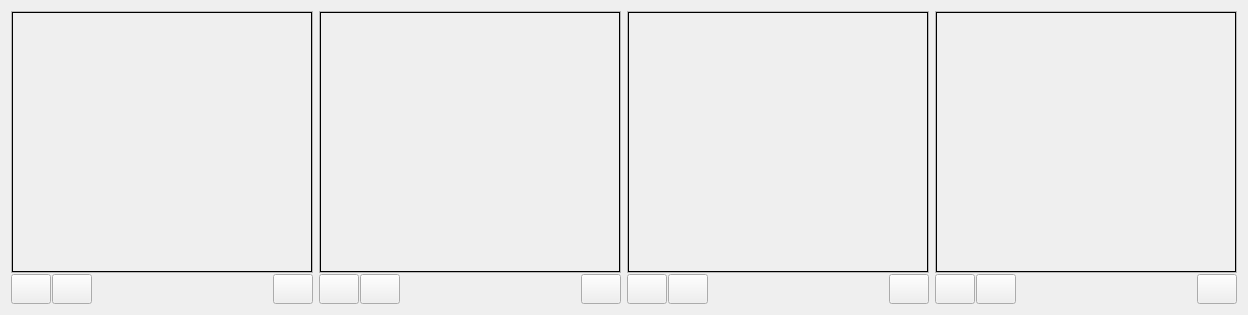
       <widget class="QFrame" name="frame">
        <layout class="QHBoxLayout" name="horizontalLayout_2">
         <item>
          <layout class="QVBoxLayout" name="display1">
           <property name="spacing">
            <number>1</number>
           </property>
           <item>
            <widget class="QFrame" name="frame_2">
             <property name="minimumSize">
              <size>
               <width>0</width>
               <height>0</height>
              </size>
             </property>
             <property name="frameShape">
              <enum>QFrame::StyledPanel</enum>
             </property>
             <property name="frameShadow">
              <enum>QFrame::Raised</enum>
             </property>
             <layout class="QHBoxLayout" name="horizontalLayout_6">
              <property name="spacing">
               <number>0</number>
              </property>
              <property name="leftMargin">
               <number>0</number>
              </property>
              <property name="topMargin">
               <number>0</number>
              </property>
              <property name="rightMargin">
               <number>0</number>
              </property>
              <property name="bottomMargin">
               <number>0</number>
              </property>
              <item>
               <widget class="QLabel" name="displayLab1">
                <property name="minimumSize">
                 <size>
                  <width>300</width>
                  <height>260</height>
                 </size>
                </property>
                <property name="maximumSize">
                 <size>
                  <width>16777215</width>
                  <height>16777215</height>
                 </size>
                </property>
                <property name="frameShape">
                 <enum>QFrame::Box</enum>
                </property>
                <property name="text">
                 <string/>
                </property>
               </widget>
              </item>
             </layout>
            </widget>
           </item>
           <item>
            <layout class="QHBoxLayout" name="horizontalLayout">
             <item>
              <widget class="QPushButton" name="setupButton1">
               <property name="minimumSize">
                <size>
                 <width>20</width>
                 <height>30</height>
                </size>
               </property>
               <property name="text">
                <string/>
               </property>
               <property name="icon">
                <iconset resource="resources/surveillance.qrc">
                 <normaloff>:/icon/setup.png</normaloff>:/icon/setup.png</iconset>
               </property>
               <property name="iconSize">
                <size>
                 <width>40</width>
                 <height>30</height>
                </size>
               </property>
              </widget>
             </item>
             <item>
              <widget class="QPushButton" name="captureButton1">
               <property name="minimumSize">
                <size>
                 <width>20</width>
                 <height>30</height>
                </size>
               </property>
               <property name="text">
                <string/>
               </property>
               <property name="icon">
                <iconset resource="resources/surveillance.qrc">
                 <normaloff>:/icon/lens.png</normaloff>:/icon/lens.png</iconset>
               </property>
               <property name="iconSize">
                <size>
                 <width>40</width>
                 <height>30</height>
                </size>
               </property>
              </widget>
             </item>
             <item>
              <spacer name="horizontalSpacer_2">
               <property name="orientation">
                <enum>Qt::Horizontal</enum>
               </property>
               <property name="sizeHint" stdset="0">
                <size>
                 <width>40</width>
                 <height>20</height>
                </size>
               </property>
              </spacer>
             </item>
             <item>
              <widget class="QPushButton" name="deleteButton1">
               <property name="minimumSize">
                <size>
                 <width>20</width>
                 <height>30</height>
                </size>
               </property>
               <property name="text">
                <string/>
               </property>
               <property name="icon">
                <iconset resource="resources/surveillance.qrc">
                 <normaloff>:/icon/trash.png</normaloff>:/icon/trash.png</iconset>
               </property>
               <property name="iconSize">
                <size>
                 <width>20</width>
                 <height>20</height>
                </size>
               </property>
              </widget>
             </item>
            </layout>
           </item>
          </layout>
         </item>
         <item>
          <layout class="QVBoxLayout" name="display2">
           <property name="spacing">
            <number>1</number>
           </property>
           <item>
            <widget class="QFrame" name="frame_3">
             <property name="minimumSize">
              <size>
               <width>0</width>
               <height>0</height>
              </size>
             </property>
             <property name="frameShape">
              <enum>QFrame::StyledPanel</enum>
             </property>
             <property name="frameShadow">
              <enum>QFrame::Raised</enum>
             </property>
             <layout class="QHBoxLayout" name="horizontalLayout_7">
              <property name="spacing">
               <number>0</number>
              </property>
              <property name="leftMargin">
               <number>0</number>
              </property>
              <property name="topMargin">
               <number>0</number>
              </property>
              <property name="rightMargin">
               <number>0</number>
              </property>
              <property name="bottomMargin">
               <number>0</number>
              </property>
              <item>
               <widget class="QLabel" name="displayLab2">
                <property name="minimumSize">
                 <size>
                  <width>300</width>
                  <height>260</height>
                 </size>
                </property>
                <property name="frameShape">
                 <enum>QFrame::Box</enum>
                </property>
                <property name="text">
                 <string/>
                </property>
               </widget>
              </item>
             </layout>
            </widget>
           </item>
           <item>
            <layout class="QHBoxLayout" name="horizontalLayout_3">
             <item>
              <widget class="QPushButton" name="setupButton2">
               <property name="minimumSize">
                <size>
                 <width>20</width>
                 <height>30</height>
                </size>
               </property>
               <property name="text">
                <string/>
               </property>
               <property name="icon">
                <iconset resource="resources/surveillance.qrc">
                 <normaloff>:/icon/setup.png</normaloff>:/icon/setup.png</iconset>
               </property>
               <property name="iconSize">
                <size>
                 <width>40</width>
                 <height>30</height>
                </size>
               </property>
              </widget>
             </item>
             <item>
              <widget class="QPushButton" name="captureButton2">
               <property name="minimumSize">
                <size>
                 <width>20</width>
                 <height>30</height>
                </size>
               </property>
               <property name="text">
                <string/>
               </property>
               <property name="icon">
                <iconset resource="resources/surveillance.qrc">
                 <normaloff>:/icon/lens.png</normaloff>:/icon/lens.png</iconset>
               </property>
               <property name="iconSize">
                <size>
                 <width>40</width>
                 <height>30</height>
                </size>
               </property>
              </widget>
             </item>
             <item>
              <spacer name="horizontalSpacer_3">
               <property name="orientation">
                <enum>Qt::Horizontal</enum>
               </property>
               <property name="sizeHint" stdset="0">
                <size>
                 <width>40</width>
                 <height>20</height>
                </size>
               </property>
              </spacer>
             </item>
             <item>
              <widget class="QPushButton" name="deleteButton2">
               <property name="minimumSize">
                <size>
                 <width>20</width>
                 <height>30</height>
                </size>
               </property>
               <property name="text">
                <string/>
               </property>
               <property name="icon">
                <iconset resource="resources/surveillance.qrc">
                 <normaloff>:/icon/trash.png</normaloff>:/icon/trash.png</iconset>
               </property>
               <property name="iconSize">
                <size>
                 <width>20</width>
                 <height>20</height>
                </size>
               </property>
              </widget>
             </item>
            </layout>
           </item>
          </layout>
         </item>
         <item>
          <layout class="QVBoxLayout" name="display3">
           <property name="spacing">
            <number>1</number>
           </property>
           <item>
            <widget class="QFrame" name="frame_4">
             <property name="minimumSize">
              <size>
               <width>0</width>
               <height>0</height>
              </size>
             </property>
             <property name="frameShape">
              <enum>QFrame::StyledPanel</enum>
             </property>
             <property name="frameShadow">
              <enum>QFrame::Raised</enum>
             </property>
             <layout class="QHBoxLayout" name="horizontalLayout_21">
              <property name="spacing">
               <number>0</number>
              </property>
              <property name="leftMargin">
               <number>0</number>
              </property>
              <property name="topMargin">
               <number>0</number>
              </property>
              <property name="rightMargin">
               <number>0</number>
              </property>
              <property name="bottomMargin">
               <number>0</number>
              </property>
              <item>
               <widget class="QLabel" name="displayLab3">
                <property name="minimumSize">
                 <size>
                  <width>300</width>
                  <height>260</height>
                 </size>
                </property>
                <property name="frameShape">
                 <enum>QFrame::Box</enum>
                </property>
                <property name="text">
                 <string/>
                </property>
               </widget>
              </item>
             </layout>
            </widget>
           </item>
           <item>
            <layout class="QHBoxLayout" name="horizontalLayout_4">
             <item>
              <widget class="QPushButton" name="setupButton3">
               <property name="minimumSize">
                <size>
                 <width>0</width>
                 <height>30</height>
                </size>
               </property>
               <property name="text">
                <string/>
               </property>
               <property name="icon">
                <iconset resource="resources/surveillance.qrc">
                 <normaloff>:/icon/setup.png</normaloff>:/icon/setup.png</iconset>
               </property>
               <property name="iconSize">
                <size>
                 <width>40</width>
                 <height>30</height>
                </size>
               </property>
              </widget>
             </item>
             <item>
              <widget class="QPushButton" name="captureButton3">
               <property name="minimumSize">
                <size>
                 <width>0</width>
                 <height>30</height>
                </size>
               </property>
               <property name="text">
                <string/>
               </property>
               <property name="icon">
                <iconset resource="resources/surveillance.qrc">
                 <normaloff>:/icon/lens.png</normaloff>:/icon/lens.png</iconset>
               </property>
               <property name="iconSize">
                <size>
                 <width>40</width>
                 <height>30</height>
                </size>
               </property>
              </widget>
             </item>
             <item>
              <spacer name="horizontalSpacer_4">
               <property name="orientation">
                <enum>Qt::Horizontal</enum>
               </property>
               <property name="sizeHint" stdset="0">
                <size>
                 <width>40</width>
                 <height>20</height>
                </size>
               </property>
              </spacer>
             </item>
             <item>
              <widget class="QPushButton" name="deleteButton3">
               <property name="minimumSize">
                <size>
                 <width>20</width>
                 <height>30</height>
                </size>
               </property>
               <property name="text">
                <string/>
               </property>
               <property name="icon">
                <iconset resource="resources/surveillance.qrc">
                 <normaloff>:/icon/trash.png</normaloff>:/icon/trash.png</iconset>
               </property>
               <property name="iconSize">
                <size>
                 <width>20</width>
                 <height>20</height>
                </size>
               </property>
              </widget>
             </item>
            </layout>
           </item>
          </layout>
         </item>
         <item>
          <layout class="QVBoxLayout" name="display4">
           <property name="spacing">
            <number>1</number>
           </property>
           <item>
            <widget class="QFrame" name="frame_5">
             <property name="frameShape">
              <enum>QFrame::StyledPanel</enum>
             </property>
             <property name="frameShadow">
              <enum>QFrame::Raised</enum>
             </property>
             <layout class="QHBoxLayout" name="horizontalLayout_20">
              <property name="spacing">
               <number>0</number>
              </property>
              <property name="leftMargin">
               <number>0</number>
              </property>
              <property name="topMargin">
               <number>0</number>
              </property>
              <property name="rightMargin">
               <number>0</number>
              </property>
              <property name="bottomMargin">
               <number>0</number>
              </property>
              <item>
               <widget class="QLabel" name="displayLab4">
                <property name="minimumSize">
                 <size>
                  <width>300</width>
                  <height>260</height>
                 </size>
                </property>
                <property name="frameShape">
                 <enum>QFrame::Box</enum>
                </property>
                <property name="text">
                 <string/>
                </property>
               </widget>
              </item>
             </layout>
            </widget>
           </item>
           <item>
            <layout class="QHBoxLayout" name="horizontalLayout_17">
             <item>
              <widget class="QPushButton" name="setupButton4">
               <property name="minimumSize">
                <size>
                 <width>20</width>
                 <height>30</height>
                </size>
               </property>
               <property name="text">
                <string/>
               </property>
               <property name="icon">
                <iconset resource="resources/surveillance.qrc">
                 <normaloff>:/icon/setup.png</normaloff>:/icon/setup.png</iconset>
               </property>
               <property name="iconSize">
                <size>
                 <width>40</width>
                 <height>30</height>
                </size>
               </property>
              </widget>
             </item>
             <item>
              <widget class="QPushButton" name="captureButton4">
               <property name="minimumSize">
                <size>
                 <width>20</width>
                 <height>30</height>
                </size>
               </property>
               <property name="text">
                <string/>
               </property>
               <property name="icon">
                <iconset resource="resources/surveillance.qrc">
                 <normaloff>:/icon/lens.png</normaloff>:/icon/lens.png</iconset>
               </property>
               <property name="iconSize">
                <size>
                 <width>40</width>
                 <height>30</height>
                </size>
               </property>
              </widget>
             </item>
             <item>
              <spacer name="horizontalSpacer_5">
               <property name="orientation">
                <enum>Qt::Horizontal</enum>
               </property>
               <property name="sizeHint" stdset="0">
                <size>
                 <width>40</width>
                 <height>20</height>
                </size>
               </property>
              </spacer>
             </item>
             <item>
              <widget class="QPushButton" name="deleteButton4">
               <property name="minimumSize">
                <size>
                 <width>20</width>
                 <height>30</height>
                </size>
               </property>
               <property name="text">
                <string/>
               </property>
               <property name="icon">
                <iconset resource="resources/surveillance.qrc">
                 <normaloff>:/icon/trash.png</normaloff>:/icon/trash.png</iconset>
               </property>
               <property name="iconSize">
                <size>
                 <width>20</width>
                 <height>20</height>
                </size>
               </property>
              </widget>
             </item>
            </layout>
           </item>
          </layout>
         </item>
        </layout>
       </widget>
